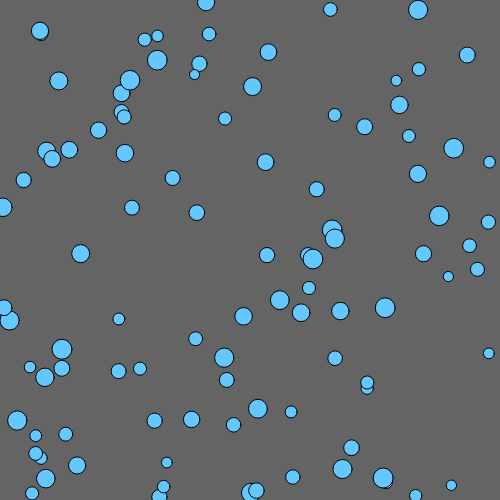
Frame 1 (no input)
Frame 60 (no input): identical to frame 1, image omitted
Frame 120 (the mouse pressed at the canvas centre since frame 60): identical to frame 1, image omitted

The p5.js sketch that drew this single still picture (run headless with seeded random() and noise() and a simulated clock; from frame 60 on, the mouse is pressed at the canvas centre):

// p5.js sketch
// ── sketch.js
var circles = [];
var numOfCircles = 100;
function setup () {
	createCanvas(500, 500);
	for (var i = 0; i < numOfCircles; i++) {
		var circle = new Circle();
		var randomX = Math.random() * width;
		var randomY = Math.random() * height;
		var randomSize = 10.0 + Math.random() * 10.0;
		circle.setup(randomX, randomY, randomSize);
		circles.push(circle);
	}
}

function draw() {
	background(100);
	fill(100, 200, 255);

	for (var i = 0; i < numOfCircles; i++) {
		circles[i].draw();
	}

	// please put for loop to draw all circles.
}
// ── circle.js
function Circle () {
	this.setup = function (x, y, size) {
		this.myX = x;
		this.myY = y;
		this.mySize = size;
		// assign x, y, size value to Circle member variable
	};

	this.draw = function () {
		ellipse(this.myX, this.myY, this.mySize);
		// draw ellipse with this.whatever values
	};
}
